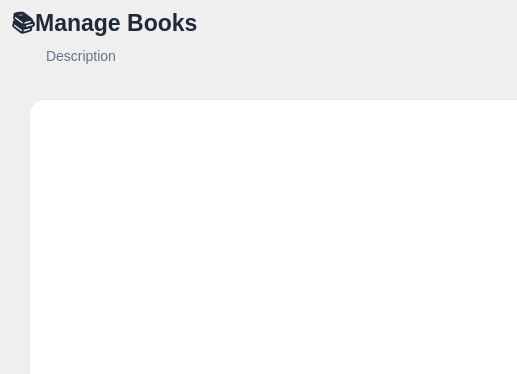
<?xml version="1.0" encoding="UTF-8"?>
<ui version="4.0">
 <class>ManageBooks</class>
 <widget class="QWidget" name="ManageBooks">
  <property name="geometry">
   <rect>
    <x>0</x>
    <y>0</y>
    <width>517</width>
    <height>374</height>
   </rect>
  </property>
  <property name="windowTitle">
   <string>Form</string>
  </property>
  <widget class="QLabel" name="managelbl">
   <property name="geometry">
    <rect>
     <x>0</x>
     <y>0</y>
     <width>261</width>
     <height>51</height>
    </rect>
   </property>
   <property name="font">
    <font>
     <pointsize>-1</pointsize>
     <bold>true</bold>
    </font>
   </property>
   <property name="styleSheet">
    <string notr="true">QLabel#managelbl {
    color: #1E293B;
    font-size: 23px;
    font-weight: bold;
    background-color: transparent;
    border: none;
    padding: 5px;
}</string>
   </property>
   <property name="text">
    <string>📚Manage Books</string>
   </property>
  </widget>
  <widget class="QLabel" name="managedes">
   <property name="geometry">
    <rect>
     <x>40</x>
     <y>40</y>
     <width>91</width>
     <height>31</height>
    </rect>
   </property>
   <property name="styleSheet">
    <string notr="true">QLabel#managedes{
    color: #64748B;
    font-size: 14px;
    background-color: transparent;
    border: none;
    padding: 3px;
}</string>
   </property>
   <property name="text">
    <string>Description</string>
   </property>
  </widget>
  <widget class="QFrame" name="manageframe">
   <property name="geometry">
    <rect>
     <x>29</x>
     <y>99</y>
     <width>731</width>
     <height>301</height>
    </rect>
   </property>
   <property name="minimumSize">
    <size>
     <width>700</width>
     <height>250</height>
    </size>
   </property>
   <property name="styleSheet">
    <string notr="true">QFrame#manageframe {
    background-color: #FFFFFF;
    border: 1px solid #E2E8F0;
    border-radius: 15px;
    padding: 15px;
}</string>
   </property>
   <property name="frameShape">
    <enum>QFrame::Shape::StyledPanel</enum>
   </property>
   <property name="frameShadow">
    <enum>QFrame::Shadow::Raised</enum>
   </property>
  </widget>
 </widget>
 <resources/>
 <connections/>
</ui>
